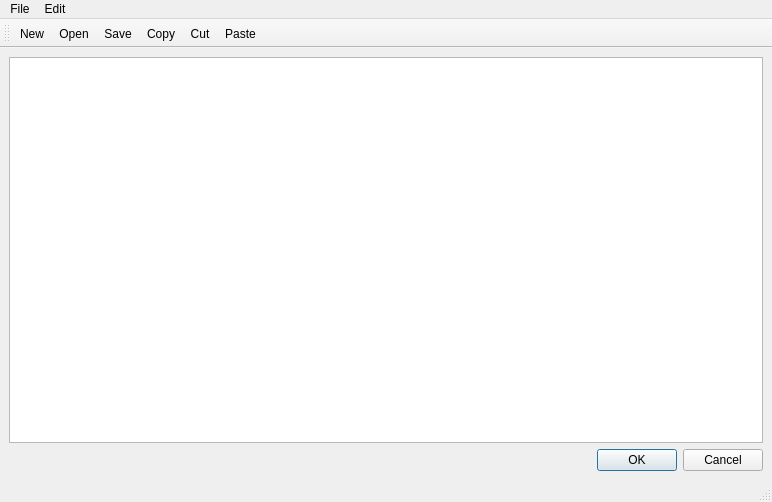
<?xml version="1.0" encoding="UTF-8"?>
<ui version="4.0">
 <class>MainWindow</class>
 <widget class="QMainWindow" name="MainWindow">
  <property name="geometry">
   <rect>
    <x>0</x>
    <y>0</y>
    <width>772</width>
    <height>502</height>
   </rect>
  </property>
  <property name="windowTitle">
   <string>MainWindow</string>
  </property>
  <widget class="QWidget" name="centralwidget">
   <layout class="QVBoxLayout" name="verticalLayout">
    <item>
     <widget class="QPlainTextEdit" name="plainTextEdit"/>
    </item>
    <item>
     <widget class="QDialogButtonBox" name="buttonBox">
      <property name="standardButtons">
       <set>QDialogButtonBox::Cancel|QDialogButtonBox::Ok</set>
      </property>
     </widget>
    </item>
   </layout>
  </widget>
  <widget class="QMenuBar" name="menubar">
   <property name="geometry">
    <rect>
     <x>0</x>
     <y>0</y>
     <width>772</width>
     <height>21</height>
    </rect>
   </property>
   <widget class="QMenu" name="menuFile">
    <property name="title">
     <string>File</string>
    </property>
    <addaction name="separator"/>
    <addaction name="actionNew"/>
    <addaction name="separator"/>
    <addaction name="actionOpen"/>
    <addaction name="separator"/>
    <addaction name="actionSave"/>
    <addaction name="separator"/>
    <addaction name="actionExit"/>
    <addaction name="separator"/>
   </widget>
   <widget class="QMenu" name="menuEdit">
    <property name="title">
     <string>Edit</string>
    </property>
    <addaction name="actionCopy"/>
    <addaction name="actionCut"/>
    <addaction name="actionPaste"/>
    <addaction name="actionSelectAll"/>
   </widget>
   <addaction name="menuFile"/>
   <addaction name="menuEdit"/>
  </widget>
  <widget class="QStatusBar" name="statusbar"/>
  <widget class="QToolBar" name="toolBar">
   <property name="windowTitle">
    <string>toolBar</string>
   </property>
   <attribute name="toolBarArea">
    <enum>TopToolBarArea</enum>
   </attribute>
   <attribute name="toolBarBreak">
    <bool>false</bool>
   </attribute>
   <addaction name="actionNew"/>
   <addaction name="actionOpen"/>
   <addaction name="actionSave"/>
   <addaction name="actionCopy"/>
   <addaction name="actionCut"/>
   <addaction name="actionPaste"/>
  </widget>
  <action name="actionNew">
   <property name="text">
    <string>New</string>
   </property>
   <property name="toolTip">
    <string>New</string>
   </property>
  </action>
  <action name="actionOpen">
   <property name="text">
    <string>Open</string>
   </property>
   <property name="toolTip">
    <string>Open</string>
   </property>
  </action>
  <action name="actionSave">
   <property name="text">
    <string>Save</string>
   </property>
   <property name="toolTip">
    <string>Save</string>
   </property>
  </action>
  <action name="actionExit">
   <property name="text">
    <string>Exit</string>
   </property>
  </action>
  <action name="actionCopy">
   <property name="text">
    <string>Copy</string>
   </property>
  </action>
  <action name="actionPaste">
   <property name="text">
    <string>Paste</string>
   </property>
   <property name="toolTip">
    <string>Paste</string>
   </property>
  </action>
  <action name="actionCut">
   <property name="text">
    <string>Cut</string>
   </property>
   <property name="toolTip">
    <string>Cut</string>
   </property>
  </action>
  <action name="actionSelectAll">
   <property name="text">
    <string>Select All</string>
   </property>
  </action>
 </widget>
 <resources/>
 <connections/>
</ui>
